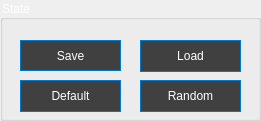
     <widget class="QGroupBox" name="stateBox">
      <property name="geometry">
       <rect>
        <x>10</x>
        <y>480</y>
        <width>261</width>
        <height>121</height>
       </rect>
      </property>
      <property name="styleSheet">
       <string notr="true">color: rgb(255, 255, 255);
font: 100 italic 15pt &quot;Gill Sans&quot;;</string>
      </property>
      <property name="title">
       <string>State</string>
      </property>
      <property name="alignment">
       <set>Qt::AlignLeading|Qt::AlignLeft|Qt::AlignVCenter</set>
      </property>
      <property name="flat">
       <bool>false</bool>
      </property>
      <property name="checkable">
       <bool>false</bool>
      </property>
      <widget class="QPushButton" name="tansSaveButton">
       <property name="geometry">
        <rect>
         <x>20</x>
         <y>40</y>
         <width>101</width>
         <height>31</height>
        </rect>
       </property>
       <property name="styleSheet">
        <string notr="true">QPushButton 
{
border-style:none;
border:1px solid #007acc;
color:#fff;
padding:5px;
background: rgb(64, 64, 64);
}

QPushButton::pressed 
{
border: 2px solid #007acc;
background: #007acc;
	
}

</string>
       </property>
       <property name="text">
        <string>Save</string>
       </property>
      </widget>
      <widget class="QPushButton" name="tansLoadButton">
       <property name="geometry">
        <rect>
         <x>140</x>
         <y>40</y>
         <width>101</width>
         <height>32</height>
        </rect>
       </property>
       <property name="styleSheet">
        <string notr="true">QPushButton 
{
border-style:none;
border:1px solid #007acc;
color:#fff;
padding:5px;
background: rgb(64, 64, 64);
}

QPushButton::pressed 
{
border: 2px solid #007acc;
background: #007acc;
	
}

</string>
       </property>
       <property name="text">
        <string>Load</string>
       </property>
      </widget>
      <widget class="QPushButton" name="tansRandomButton">
       <property name="geometry">
        <rect>
         <x>140</x>
         <y>80</y>
         <width>101</width>
         <height>32</height>
        </rect>
       </property>
       <property name="styleSheet">
        <string notr="true">QPushButton 
{
border-style:none;
border:1px solid #007acc;
color:#fff;
padding:5px;
background: rgb(64, 64, 64);
}

QPushButton::pressed 
{
border: 2px solid #007acc;
background: #007acc;
	
}

</string>
       </property>
       <property name="text">
        <string>Random</string>
       </property>
      </widget>
      <widget class="QPushButton" name="tansDefaultButton">
       <property name="geometry">
        <rect>
         <x>20</x>
         <y>80</y>
         <width>101</width>
         <height>32</height>
        </rect>
       </property>
       <property name="styleSheet">
        <string notr="true">QPushButton 
{
border-style:none;
border:1px solid #007acc;
color:#fff;
padding:5px;
background: rgb(64, 64, 64);
}

QPushButton::pressed 
{
border: 2px solid #007acc;
background: #007acc;
	
}

</string>
       </property>
       <property name="text">
        <string>Default</string>
       </property>
      </widget>
     </widget>
